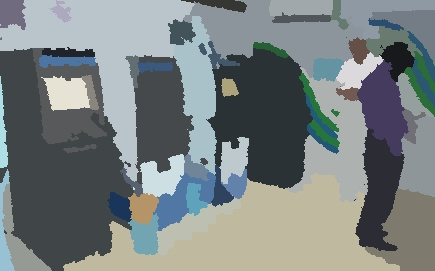
#> input picture 58269147-color-segmentation/1.jpg, 435 x 271 px
$ python color_segmentation.py
#> lines starting #> are read from the running program, lines starting #| are printed output that depends on the picture; after the words box and inside, x2 and y2 are one past the last pixel; in counts of white or black regions, pixels touching at a corner belong together
import numpy as np
import cv2

# Color threshold
image = cv2.imread('1.jpg')
#> image is the input picture: shape (271, 435, 3); mean B, G, R 129, 128.7, 121.1
original = image.copy()
hsv = cv2.cvtColor(image, cv2.COLOR_BGR2HSV)
#> hsv: shape (271, 435, 3); mean H, S, V 84.1, 41, 135.7
lower = np.array([0, 31, 182])
upper = np.array([57, 75, 209])
mask = cv2.inRange(hsv, lower, upper)
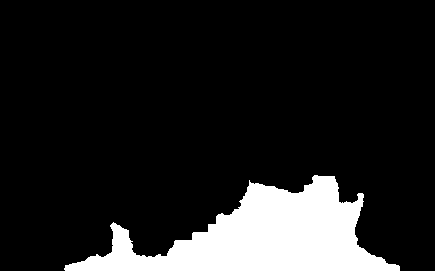
#> mask: shape (271, 435); 13.2% white; 1 white region
result = cv2.bitwise_and(original,original,mask=mask)
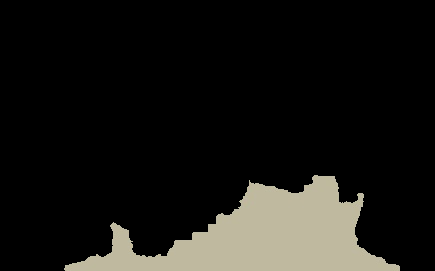
#> result: shape (271, 435, 3); mean B, G, R 21, 24.4, 25.2

# Find floor contour on mask
cnts = cv2.findContours(mask, cv2.RETR_EXTERNAL, cv2.CHAIN_APPROX_SIMPLE)
#> cnts = 1 contour; box (x1, y1, x2, y2) and area: (64, 175, 400, 271) 15096
cnts = cnts[0] if len(cnts) == 2 else cnts[1]
for c in cnts:
    cv2.drawContours(original,[c], -1, (36,255,12), 2)
#> this loop made 1 pass
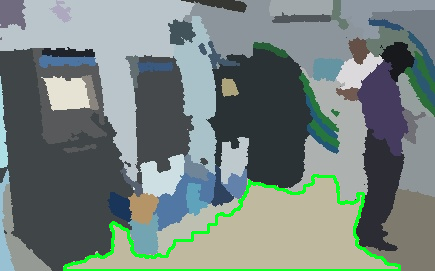
#> original: shape (271, 435, 3); 2.2% of pixels changed, all inside (x1, y1, x2, y2) = (63, 174, 401, 271)

cv2.imshow('mask', mask)
cv2.imshow('result', result)
cv2.imshow('original', original)
cv2.waitKey()
